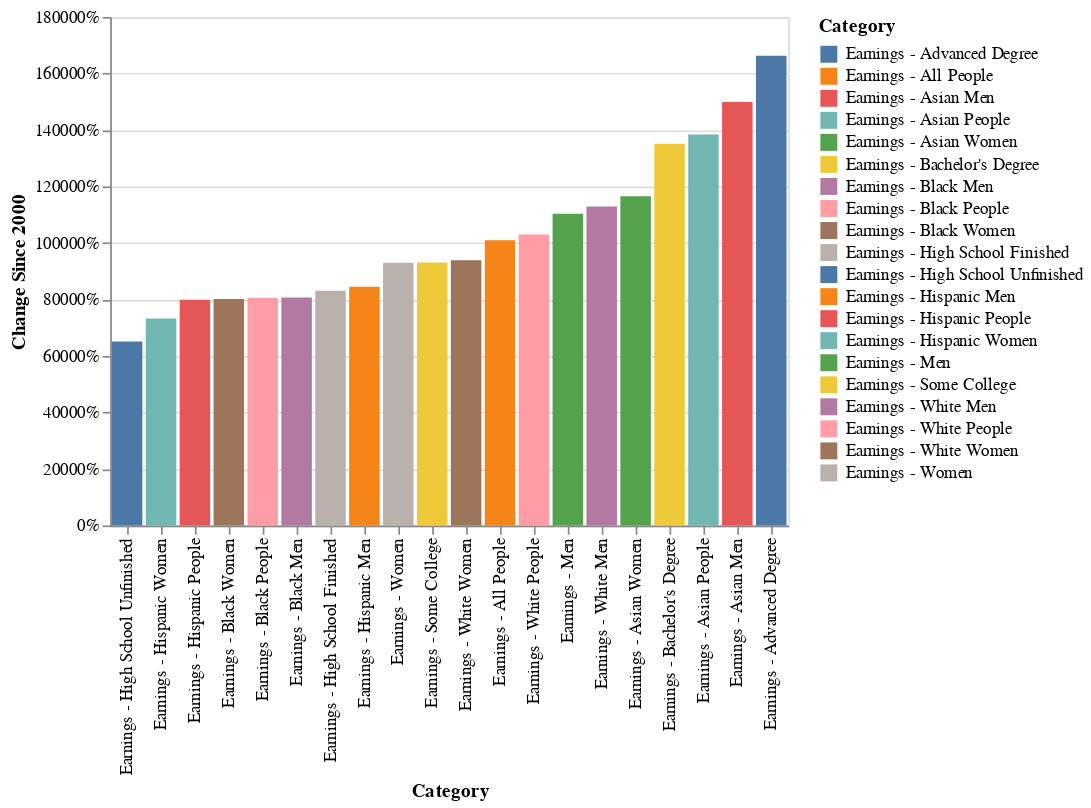

The code cell stored with this chart in its notebook:
### Code cell
alt.Chart(rdf).mark_bar().encode(
            x = alt.X('Category', sort='y'),
            y = alt.Y('value', title='Change Since ' + str(2000), axis=alt.Axis(format='%')),
            color = alt.Color('Category'),
            tooltip = 'Category'
)

### Figure 1 — Vega-Lite specification as saved in the notebook (floating-point values rounded to 4 significant figures)
{"config": {"view": {"continuousWidth": 400, "continuousHeight": 300}}, "data": {"name": "data-1ab324ee1804d275735900204f34f946"}, "mark": "bar", "encoding": {"color": {"field": "Category", "type": "nominal"}, "tooltip": {"field": "Category", "type": "nominal"}, "x": {"field": "Category", "sort": "y", "type": "nominal"}, "y": {"axis": {"format": "%"}, "field": "value", "title": "Change Since 2000", "type": "quantitative"}}, "$schema": "https://vega.github.io/schema/vega-lite/v4.17.0.json", "datasets": {"data-1ab324ee1804d275735900204f34f946": [{"year": 2021, "period": "M10", "periodName": "4th Quarter", "value": 1010.0, "footnotes": [{}], "series": "LEU0252881500", "latest": null, "Category": "Earnings - All People", "Parent Series ID": null, "Level": null, "Leaf": null, "date": "2021-10-01T00:00:00", "Type": "Earnings", "Bucket": "Total", "href": "https://apps-summer22.ischool.berkeley.edu/inflation_viz/chart?chart_type=Line+Chart&start_year=2000&inflation=By_Category&earnings=Exclude&unemployment=Exclude&stocks=Exclude&interest=Exclude", "baseline": 573.0, "change": 0.7627}, {"year": 2021, "period": "M10", "periodName": "4th Quarter", "value": 1103.0, "footnotes": [{}], "series": "LEU0252881800", "latest": null, "Category": "Earnings - Men", "Parent Series ID": null, "Level": null, "Leaf": null, "date": "2021-10-01T00:00:00", "Type": "Earnings", "Bucket": "By Gender", "href": "https://apps-summer22.ischool.berkeley.edu/inflation_viz/chart?chart_type=Line+Chart&start_year=2000&inflation=By_Category&earnings=Exclude&unemployment=Exclude&stocks=Exclude&interest=Exclude", "baseline": 641.0, "change": 0.7207}, {"year": 2021, "period": "M10", "periodName": "4th Quarter", "value": 930.0, "footnotes": [{}], "series": "LEU0252882700", "latest": null, "Category": "Earnings - Women", "Parent Series ID": null, "Level": null, "Leaf": null, "date": "2021-10-01T00:00:00", "Type": "Earnings", "Bucket": "By Gender", "href": "https://apps-summer22.ischool.berkeley.edu/inflation_viz/chart?chart_type=Line+Chart&start_year=2000&inflation=By_Category&earnings=Exclude&unemployment=Exclude&stocks=Exclude&interest=Exclude", "baseline": 489.0, "change": 0.9018}, {"year": 2021, "period": "M10", "periodName": "4th Quarter", "value": 1030.0, "footnotes": [{}], "series": "LEU0252883600", "latest": null, "Category": "Earnings - White People", "Parent Series ID": null, "Level": null, "Leaf": null, "date": "2021-10-01T00:00:00", "Type": "Earnings", "Bucket": "By Race", "href": "https://apps-summer22.ischool.berkeley.edu/inflation_viz/chart?chart_type=Line+Chart&start_year=2000&inflation=By_Category&earnings=Exclude&unemployment=Exclude&stocks=Exclude&interest=Exclude", "baseline": 588.0, "change": 0.7517}, {"year": 2021, "period": "M10", "periodName": "4th Quarter", "value": 1129.0, "footnotes": [{}], "series": "LEU0252883900", "latest": null, "Category": "Earnings - White Men", "Parent Series ID": null, "Level": null, "Leaf": null, "date": "2021-10-01T00:00:00", "Type": "Earnings", "Bucket": "By Race and Gender", "href": "https://apps-summer22.ischool.berkeley.edu/inflation_viz/chart?chart_type=Line+Chart&start_year=2000&inflation=By_Category&earnings=Exclude&unemployment=Exclude&stocks=Exclude&interest=Exclude", "baseline": 662.0, "change": 0.7054}, {"year": 2021, "period": "M10", "periodName": "4th Quarter", "value": 939.0, "footnotes": [{}], "series": "LEU0252884200", "latest": null, "Category": "Earnings - White Women", "Parent Series ID": null, "Level": null, "Leaf": null, "date": "2021-10-01T00:00:00", "Type": "Earnings", "Bucket": "By Race and Gender", "href": "https://apps-summer22.ischool.berkeley.edu/inflation_viz/chart?chart_type=Line+Chart&start_year=2000&inflation=By_Category&earnings=Exclude&unemployment=Exclude&stocks=Exclude&interest=Exclude", "baseline": 498.0, "change": 0.8855}, {"year": 2021, "period": "M10", "periodName": "4th Quarter", "value": 805.0, "footnotes": [{}], "series": "LEU0252884500", "latest": null, "Category": "Earnings - Black People", "Parent Series ID": null, "Level": null, "Leaf": null, "date": "2021-10-01T00:00:00", "Type": "Earnings", "Bucket": "By Race", "href": "https://apps-summer22.ischool.berkeley.edu/inflation_viz/chart?chart_type=Line+Chart&start_year=2000&inflation=By_Category&earnings=Exclude&unemployment=Exclude&stocks=Exclude&interest=Exclude", "baseline": 469.0, "change": 0.7164}, {"year": 2021, "period": "M10", "periodName": "4th Quarter", "value": 807.0, "footnotes": [{}], "series": "LEU0252884800", "latest": null, "Category": "Earnings - Black Men", "Parent Series ID": null, "Level": null, "Leaf": null, "date": "2021-10-01T00:00:00", "Type": "Earnings", "Bucket": "By Race and Gender", "href": "https://apps-summer22.ischool.berkeley.edu/inflation_viz/chart?chart_type=Line+Chart&start_year=2000&inflation=By_Category&earnings=Exclude&unemployment=Exclude&stocks=Exclude&interest=Exclude", "baseline": 507.0, "change": 0.5917}, {"year": 2021, "period": "M10", "periodName": "4th Quarter", "value": 802.0, "footnotes": [{}], "series": "LEU0252885100", "latest": null, "Category": "Earnings - Black Women", "Parent Series ID": null, "Level": null, "Leaf": null, "date": "2021-10-01T00:00:00", "Type": "Earnings", "Bucket": "By Race and Gender", "href": "https://apps-summer22.ischool.berkeley.edu/inflation_viz/chart?chart_type=Line+Chart&start_year=2000&inflation=By_Category&earnings=Exclude&unemployment=Exclude&stocks=Exclude&interest=Exclude", "baseline": 424.0, "change": 0.8915}, {"year": 2021, "period": "M10", "periodName": "4th Quarter", "value": 1384.0, "footnotes": [{}], "series": "LEU0254468400", "latest": null, "Category": "Earnings - Asian People", "Parent Series ID": null, "Level": null, "Leaf": null, "date": "2021-10-01T00:00:00", "Type": "Earnings", "Bucket": "By Race", "href": "https://apps-summer22.ischool.berkeley.edu/inflation_viz/chart?chart_type=Line+Chart&start_year=2000&inflation=By_Category&earnings=Exclude&unemployment=Exclude&stocks=Exclude&interest=Exclude", "baseline": 602.0, "change": 1.299}, {"year": 2021, "period": "M10", "periodName": "4th Quarter", "value": 1499.0, "footnotes": [{}], "series": "LEU0254468500", "latest": null, "Category": "Earnings - Asian Men", "Parent Series ID": null, "Level": null, "Leaf": null, "date": "2021-10-01T00:00:00", "Type": "Earnings", "Bucket": "By Race and Gender", "href": "https://apps-summer22.ischool.berkeley.edu/inflation_viz/chart?chart_type=Line+Chart&start_year=2000&inflation=By_Category&earnings=Exclude&unemployment=Exclude&stocks=Exclude&interest=Exclude", "baseline": 677.0, "change": 1.214}, {"year": 2021, "period": "M10", "periodName": "4th Quarter", "value": 1165.0, "footnotes": [{}], "series": "LEU0254468600", "latest": null, "Category": "Earnings - Asian Women", "Parent Series ID": null, "Level": null, "Leaf": null, "date": "2021-10-01T00:00:00", "Type": "Earnings", "Bucket": "By Race and Gender", "href": "https://apps-summer22.ischool.berkeley.edu/inflation_viz/chart?chart_type=Line+Chart&start_year=2000&inflation=By_Category&earnings=Exclude&unemployment=Exclude&stocks=Exclude&interest=Exclude", "baseline": 515.0, "change": 1.262}, {"year": 2021, "period": "M10", "periodName": "4th Quarter", "value": 799.0, "footnotes": [{}], "series": "LEU0252885400", "latest": null, "Category": "Earnings - Hispanic People", "Parent Series ID": null, "Level": null, "Leaf": null, "date": "2021-10-01T00:00:00", "Type": "Earnings", "Bucket": "By Race", "href": "https://apps-summer22.ischool.berkeley.edu/inflation_viz/chart?chart_type=Line+Chart&start_year=2000&inflation=By_Category&earnings=Exclude&unemployment=Exclude&stocks=Exclude&interest=Exclude", "baseline": 399.0, "change": 1.003}, {"year": 2021, "period": "M10", "periodName": "4th Quarter", "value": 845.0, "footnotes": [{}], "series": "LEU0252885700", "latest": null, "Category": "Earnings - Hispanic Men", "Parent Series ID": null, "Level": null, "Leaf": null, "date": "2021-10-01T00:00:00", "Type": "Earnings", "Bucket": "By Race and Gender", "href": "https://apps-summer22.ischool.berkeley.edu/inflation_viz/chart?chart_type=Line+Chart&start_year=2000&inflation=By_Category&earnings=Exclude&unemployment=Exclude&stocks=Exclude&interest=Exclude", "baseline": 423.0, "change": 0.9976}, {"year": 2021, "period": "M10", "periodName": "4th Quarter", "value": 733.0, "footnotes": [{}], "series": "LEU0252886000", "latest": null, "Category": "Earnings - Hispanic Women", "Parent Series ID": null, "Level": null, "Leaf": null, "date": "2021-10-01T00:00:00", "Type": "Earnings", "Bucket": "By Race and Gender", "href": "https://apps-summer22.ischool.berkeley.edu/inflation_viz/chart?chart_type=Line+Chart&start_year=2000&inflation=By_Category&earnings=Exclude&unemployment=Exclude&stocks=Exclude&interest=Exclude", "baseline": 358.0, "change": 1.047}, {"year": 2021, "period": "M10", "periodName": "4th Quarter", "value": 651.0, "footnotes": [{}], "series": "LEU0252916700", "latest": null, "Category": "Earnings - High School Unfinished", "Parent Series ID": null, "Level": null, "Leaf": null, "date": "2021-10-01T00:00:00", "Type": "Earnings", "Bucket": "By Education", "href": "https://apps-summer22.ischool.berkeley.edu/inflation_viz/chart?chart_type=Line+Chart&start_year=2000&inflation=By_Category&earnings=Exclude&unemployment=Exclude&stocks=Exclude&interest=Exclude", "baseline": 365.0, "change": 0.7836}, {"year": 2021, "period": "M10", "periodName": "4th Quarter", "value": 831.0, "footnotes": [{}], "series": "LEU0252917300", "latest": null, "Category": "Earnings - High School Finished", "Parent Series ID": null, "Level": null, "Leaf": null, "date": "2021-10-01T00:00:00", "Type": "Earnings", "Bucket": "By Education", "href": "https://apps-summer22.ischool.berkeley.edu/inflation_viz/chart?chart_type=Line+Chart&start_year=2000&inflation=By_Category&earnings=Exclude&unemployment=Exclude&stocks=Exclude&interest=Exclude", "baseline": 503.0, "change": 0.6521}, {"year": 2021, "period": "M10", "periodName": "4th Quarter", "value": 931.0, "footnotes": [{}], "series": "LEU0254929400", "latest": null, "Category": "Earnings - Some College", "Parent Series ID": null, "Level": null, "Leaf": null, "date": "2021-10-01T00:00:00", "Type": "Earnings", "Bucket": "By Education", "href": "https://apps-summer22.ischool.berkeley.edu/inflation_viz/chart?chart_type=Line+Chart&start_year=2000&inflation=By_Category&earnings=Exclude&unemployment=Exclude&stocks=Exclude&interest=Exclude", "baseline": 590.0, "change": 0.578}, {"year": 2021, "period": "M10", "periodName": "4th Quarter", "value": 1351.0, "footnotes": [{}], "series": "LEU0252919100", "latest": null, "Category": "Earnings - Bachelor's Degree", "Parent Series ID": null, "Level": null, "Leaf": null, "date": "2021-10-01T00:00:00", "Type": "Earnings", "Bucket": "By Education", "href": "https://apps-summer22.ischool.berkeley.edu/inflation_viz/chart?chart_type=Line+Chart&start_year=2000&inflation=By_Category&earnings=Exclude&unemployment=Exclude&stocks=Exclude&interest=Exclude", "baseline": 825.0, "change": 0.6376}, {"year": 2021, "period": "M10", "periodName": "4th Quarter", "value": 1663.0, "footnotes": [{}], "series": "LEU0252919700", "latest": null, "Category": "Earnings - Advanced Degree", "Parent Series ID": null, "Level": null, "Leaf": null, "date": "2021-10-01T00:00:00", "Type": "Earnings", "Bucket": "By Education", "href": "https://apps-summer22.ischool.berkeley.edu/inflation_viz/chart?chart_type=Line+Chart&start_year=2000&inflation=By_Category&earnings=Exclude&unemployment=Exclude&stocks=Exclude&interest=Exclude", "baseline": 997.0, "change": 0.668}]}}
